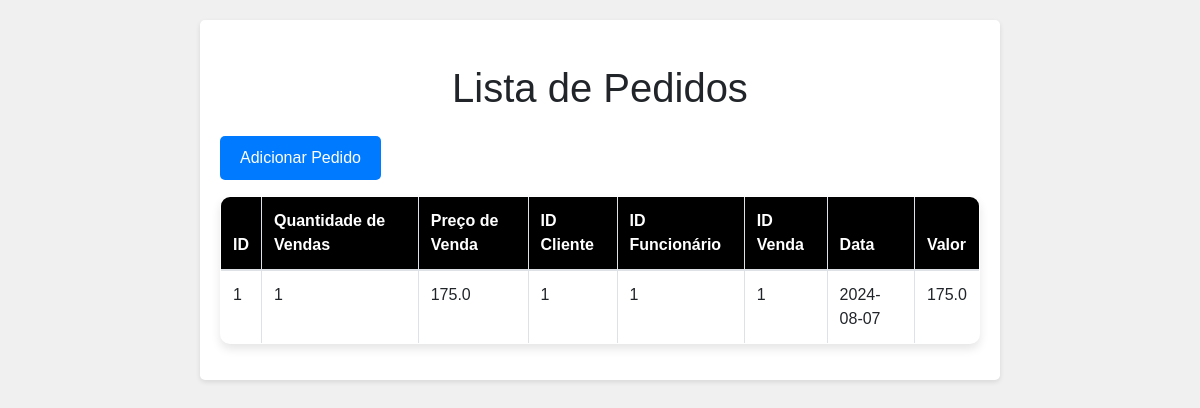
The app's page /pedidos with its own data.
### tables this page shows
CREATE TABLE pedido (
    id_pedido INTEGER PRIMARY KEY AUTOINCREMENT,
    quantidade_vendas INTEGER NOT NULL,
    preco_venda REAL NOT NULL,
    id_cliente INTEGER NOT NULL,
    id_funcionario INTEGER NOT NULL,
    id_venda INTEGER NOT NULL,
    data DATE NOT NULL,
    valor REAL NOT NULL,
    FOREIGN KEY (id_cliente) REFERENCES cliente(id_cliente),
    FOREIGN KEY (id_funcionario) REFERENCES funcionario(id_funcionario),
    FOREIGN KEY (id_venda) REFERENCES venda(id_venda)
);

### routes/routes_entidades/pedidos.py (the view)
@pedidos_bp.route('/pedidos')
def lista_pedidos():
    conn = get_db_connection()
    pedidos = conn.execute('SELECT * FROM pedido').fetchall()
    conn.close()
    return render_template('lista_pedidos.html', pedidos=pedidos)

### db_utils.py (called while the page is built)
def connect_db():
    rv = sqlite3.connect(DATABASE)
    rv.row_factory = sqlite3.Row
    return rv

def get_db_connection():
    if not hasattr(g, 'sqlite_db'):
        g.sqlite_db = connect_db()
    return g.sqlite_db

def close_db_connection(error):
    if hasattr(g, 'sqlite_db'):
        g.sqlite_db.close()

### templates/lista_pedidos.html (shortened to what this page needs)
<!DOCTYPE html>
<html lang="pt-BR">
<head>
    <link href="https://stackpath.bootstrapcdn.com/bootstrap/4.5.2/css/bootstrap.min.css" rel="stylesheet">
    <link href="{{ url_for('static', filename='style.css') }}" rel="stylesheet">
</head>
<body>
    <div class="container">
        <h1 class="my-4">Lista de Pedidos</h1>
        <a href="{{ url_for('pedidos.adiciona_pedido') }}" class="btn btn-primary mb-3">Adicionar Pedido</a>
        <table class="table table-bordered">
            <thead>
                <tr>
                    <th>ID</th>
                    <th>Quantidade de Vendas</th>
                    <th>Preço de Venda</th>
                    <th>ID Cliente</th>
                    <th>ID Funcionário</th>
                    <th>ID Venda</th>
                    <th>Data</th>
                    <th>Valor</th>
                </tr>
            </thead>
            <tbody>
                {% for pedido in pedidos %}
                    <tr>
                        <td>{{ pedido.id_pedido }}</td>
                        <td>{{ pedido.quantidade_vendas }}</td>
                        <td>{{ pedido.preco_venda }}</td>
                        <td>{{ pedido.id_cliente }}</td>
                        <td>{{ pedido.id_funcionario }}</td>
                        <td>{{ pedido.id_venda }}</td>
                        <td>{{ pedido.data }}</td>
                        <td>{{ pedido.valor }}</td>
                    </tr>
                {% endfor %}
            </tbody>
        </table>
    </div>
</body>
</html>

### static/css/style.css (style rules this page uses)
table { width: 100%; border-collapse: collapse; margin-bottom: 20px; box-shadow: 0 5px 10px rgba(0, 0, 0, 0.1); border-radius: 10px; overflow: hidden; }
th { background-color: #3498db; color: #fff; text-align: left; padding: 12px; font-weight: bold; }
tr { border-bottom: 1px solid #ddd; transition: background-color 0.3s ease; }
td { padding: 12px; text-align: left; }
.btn { border-radius: 5px; padding: 8px 12px; text-decoration: none; }
.btn-primary { background-color: #3498db; color: #fff; }
body { font-family: Arial, sans-serif; margin: 0; padding: 0; background-color: #f0f0f0; }
.container { max-width: 800px; margin: 20px auto; padding: 20px; background-color: #fff; border-radius: 5px; box-shadow: 0 2px 5px rgba(0, 0, 0, 0.1); }
.btn { padding: 10px 20px; border-radius: 5px; border: none; cursor: pointer; }
.btn-primary { background-color: #007bff; color: #fff; }
th, td { border: 1px solid #ece3e3; padding: 8px; text-align: left; }
th { background-color: #000000; }
h1 { text-align: center; }
.container { max-width: 800px; margin: 20px auto; padding: 20px; }

### records on screen
pedido: id_pedido "1", quantidade_vendas "1", preco_venda "175.0", id_cliente "1", id_funcionario "1", id_venda "1", data "2024-08-07", valor "175.0"
